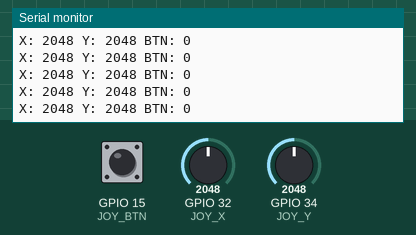
The sketch below on a simulated ESP32. On the bench: the last lines printed to the serial monitor. Inputs (shaded band) come from the test bench; at power-on: GPIO 32 (JOY_X) = 2048, GPIO 34 (JOY_Y) = 2048, GPIO 15 (JOY_BTN) HIGH.

Above: at 1.2 s.
1.3 s: GPIO 32 (JOY_X) set to 2866
At 1.56 s:
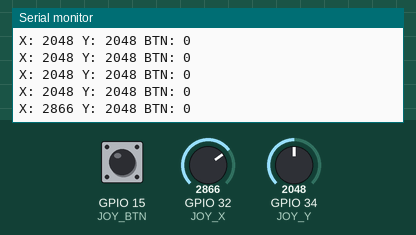
2.8 s: GPIO 34 (JOY_Y) set to 2866
At 2.96 s:
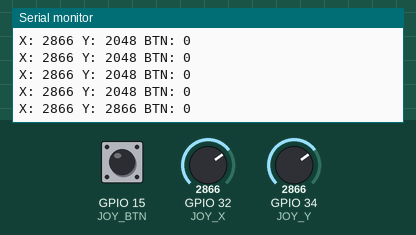
4.3 s: GPIO 15 (JOY_BTN) pulled LOW for 0.25 s
At 4.56 s:
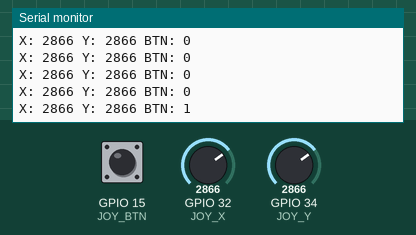
6.0 s: GPIO 32 (JOY_X) set to 3603
At 6.17 s:
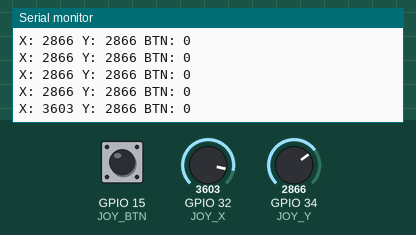
7.5 s: GPIO 15 (JOY_BTN) pulled LOW for 1 s
At 7.77 s:
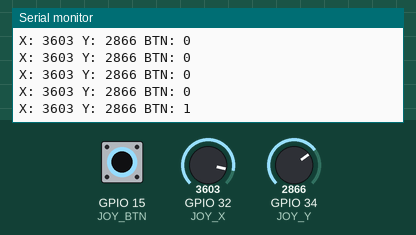
10.0 s: GPIO 34 (JOY_Y) set to 3603
At 10.18 s:
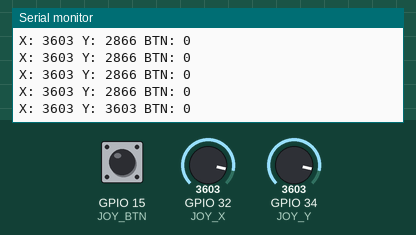
Timing chart, 0 to 12.5 s (numbered marks = the images above; inputs shaded):
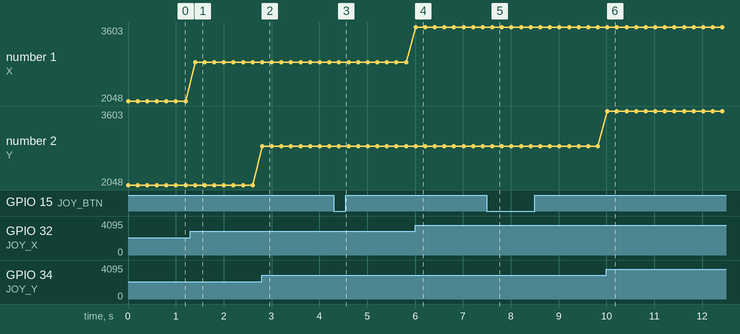

The sketch:

Joystick_Test.ino
```cpp
#define JOY_X   32
#define JOY_Y   34  // try this instead of 33
#define JOY_BTN 15
//make sure to wire it up where vcc is 3.3v

void setup() {
  Serial.begin(115200);
  pinMode(JOY_BTN, INPUT_PULLUP);
}

void loop() {
  int x = analogRead(JOY_X);
  int y = analogRead(JOY_Y);
  bool btn = !digitalRead(JOY_BTN);

  Serial.print("X: "); Serial.print(x);
  Serial.print(" Y: "); Serial.print(y);
  Serial.print(" BTN: "); Serial.println(btn);

  delay(200);
}
```

Measured:
- after the input at 1.3 s, the serial monitor: prints a new line after 0.10 s (image 1)
- after the input at 2.8 s, the serial monitor: prints a new line at once (image 2)
- after the input at 4.3 s, the serial monitor: prints a new line after 0.11 s (image 3)
- after the input at 6.0 s, the serial monitor: prints a new line at once (image 4)
- after the input at 7.5 s, the serial monitor: prints a new line after 0.12 s (image 5)
- after the input at 10.0 s, the serial monitor: prints a new line at once (image 6)
- plotted number 1: 2048 → 2866 after the input at 1.3 s, 2866 → 3603 after the input at 6.0 s
